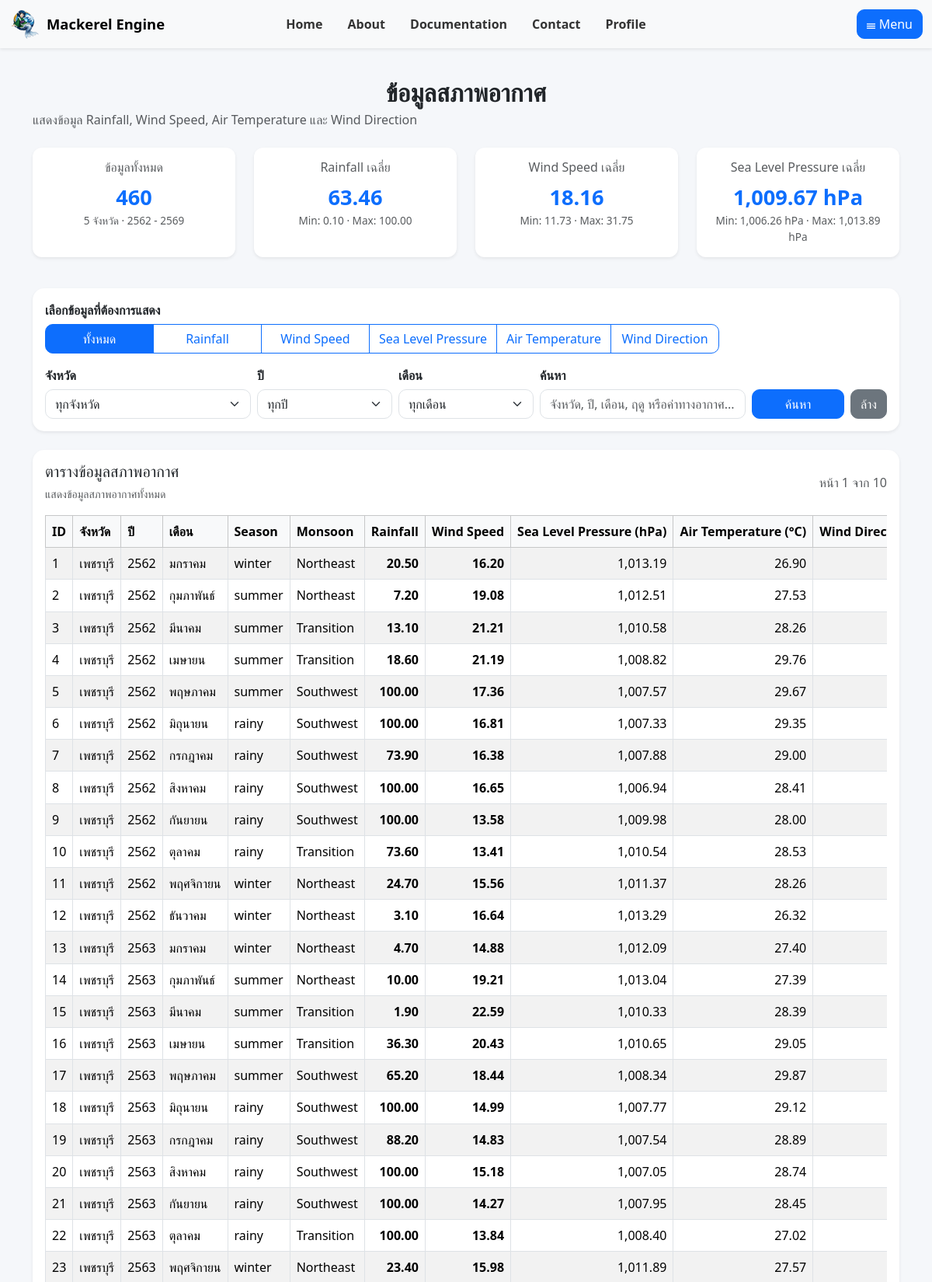
Page /frontend/weather.php (upper part) on the committed database.
### tables this page shows
CREATE TABLE `weather_data` (
  `id` int(5) NOT NULL,
  `station_id` int(5) NOT NULL,
  `rainfall` decimal(10,8) NOT NULL,
  `wind_speed` decimal(10,8) NOT NULL,
  `sea_level_pressure` decimal(12,8) NOT NULL,
  `air_temperature` decimal(5,2) NOT NULL,
  `wind_direction` decimal(6,2) NOT NULL,
  `monsoon` varchar(20) DEFAULT NULL,
  `season` varchar(50) NOT NULL,
  `year` int(5) NOT NULL,
  `month` int(5) NOT NULL,
  `status` int(1) NOT NULL DEFAULT 1
);

CREATE TABLE `station` (
  `id` int(5) NOT NULL,
  `station_name` varchar(50) NOT NULL,
  `latitude` decimal(10,2) NOT NULL,
  `longitude` decimal(11,2) NOT NULL,
  `depth` decimal(6,2) DEFAULT NULL,
  `type` int(5) NOT NULL,
  `status` int(1) NOT NULL DEFAULT 1
);

### frontend/weather.php (the view, shortened to what the rows shown need)
<?php
$db = new connect();
$rows = [];
$recordsPerPage = 50;
$metric = isset($_GET['metric']) ? trim($_GET['metric']) : 'both';
$currentPage = isset($_GET['page']) ? (int) $_GET['page'] : 1;
$offset = ($currentPage - 1) * $recordsPerPage;
$monthNames = [
    1 => 'มกราคม',
    2 => 'กุมภาพันธ์',
    3 => 'มีนาคม',
    4 => 'เมษายน',
    5 => 'พฤษภาคม',
    6 => 'มิถุนายน',
    7 => 'กรกฎาคม',
    8 => 'สิงหาคม',
    9 => 'กันยายน',
    10 => 'ตุลาคม',
    11 => 'พฤศจิกายน',
    12 => 'ธันวาคม'
];
try {
    $conn = $db->conn();
    $conn->setAttribute(PDO::ATTR_ERRMODE, PDO::ERRMODE_EXCEPTION);
    $where = ["wd.status = 1"];
    $whereSql = 'WHERE ' . implode(' AND ', $where);
    $dataSql = "
        SELECT
            wd.id,
            wd.station_id,
            s.station_name,
            wd.rainfall,
            wd.wind_speed,
            wd.sea_level_pressure,
            wd.air_temperature,
            wd.wind_direction,
            wd.monsoon,
            wd.season,
            wd.year,
            wd.month,
            wd.status
        FROM weather_data AS wd
        LEFT JOIN station AS s ON s.id = wd.station_id
        $whereSql
        ORDER BY wd.id ASC
        LIMIT :records_per_page
        OFFSET :record_offset
    ";
    $dataStatement = $conn->prepare($dataSql);
    $dataStatement->bindValue(
        ':records_per_page',
        $recordsPerPage,
        PDO::PARAM_INT
    );
    $dataStatement->bindValue(
        ':record_offset',
        $offset,
        PDO::PARAM_INT
    );
    $dataStatement->execute();
    $rows = $dataStatement->fetchAll(PDO::FETCH_ASSOC);
} catch (PDOException $exception) {
    $errorMessage = 'Database error: ' . $exception->getMessage();
} catch (Throwable $exception) {
    $errorMessage = 'System error: ' . $exception->getMessage();
}
?>
<!DOCTYPE html>
<html lang="th">
<head>
    <link
        href="https://cdn.jsdelivr.net/npm/bootstrap@5.3.3/dist/css/bootstrap.min.css"
        rel="stylesheet"
    >
    <link
        rel="stylesheet"
        href="../css/menu.css"
    >
    <link
        rel="stylesheet"
        href="../css/data.css"
    >
</head>
<body>
<div class="container page-container">
    <div class="mb-4">
        <h2 class="page-title mb-1">
            ข้อมูลสภาพอากาศ
        </h2>
    </div>
    <div class="card shadow-sm border-0">
        <div class="card-body">
            <div class="table-responsive">
                <table
                    class="table table-striped table-hover table-bordered align-middle weather-table"
                >
                    <thead class="table-light">
                        <tr>
                            <th>ID</th>
                            <th>จังหวัด</th>
                            <th>ปี</th>
                            <th>เดือน</th>
                            <th>Season</th>
                            <th>Monsoon</th>
                            <?php if (
                                $metric === 'both' ||
                                $metric === 'rainfall'
                            ): ?>
                                <th class="text-end">
                                    Rainfall
                                </th>
                            <?php endif; ?>
                            <?php if (
                                $metric === 'both' ||
                                $metric === 'wind_speed'
                            ): ?>
                                <th class="text-end">
                                    Wind Speed
                                </th>
                            <?php endif; ?>
                            <?php if ($metric === 'both' || $metric === 'sea_level_pressure'): ?>
                                <th class="text-end">Sea Level Pressure (hPa)</th>
                            <?php endif; ?>
                            <?php if ($metric === 'both' || $metric === 'air_temperature'): ?>
                                <th class="text-end">Air Temperature (°C)</th>
                            <?php endif; ?>
                            <?php if ($metric === 'both' || $metric === 'wind_direction'): ?>
                                <th class="text-end">Wind Direction (°)</th>
                            <?php endif; ?>
                        </tr>
                    </thead>
                    <tbody>
                    <?php if (!empty($rows)): ?>
                        <?php foreach ($rows as $row): ?>
                            <?php
                            $monthNumber = (int) $row['month'];
                            $monthName =
                                $monthNames[$monthNumber]
                                ?? (string) $monthNumber;
                            ?>
                            <tr>
                                <td>
                                    <?= (int) $row['id'] ?>
                                </td>
                                <td>
                                    <?= htmlspecialchars(
                                        $row['station_name'] ?? '-',
                                        ENT_QUOTES,
                                        'UTF-8'
                                    ) ?>
                                </td>
                                <td>
                                    <?= (int) $row['year'] ?>
                                </td>
                                <td>
                                    <?= htmlspecialchars(
                                        $monthName,
                                        ENT_QUOTES,
                                        'UTF-8'
                                    ) ?>
                                </td>
                                <td>
                                    <?= htmlspecialchars(
                                        $row['season'] ?? '-',
                                        ENT_QUOTES,
                                        'UTF-8'
                                    ) ?>
                                </td>
                                <td>
                                    <?= htmlspecialchars(
                                        $row['monsoon'] ?? '-',
                                        ENT_QUOTES,
                                        'UTF-8'
                                    ) ?>
                                </td>
                                <?php if (
                                    $metric === 'both' ||
                                    $metric === 'rainfall'
                                ): ?>
                                    <td class="text-end value-rainfall">
                                        <?= $row['rainfall'] !== null
                                            ? number_format(
                                                (float) $row['rainfall'],
                                                2
                                            )
                                            : '-' ?>
                                    </td>
                                <?php endif; ?>
                                <?php if (
                                    $metric === 'both' ||
                                    $metric === 'wind_speed'
                                ): ?>
                                    <td class="text-end value-wind">
                                        <?= $row['wind_speed'] !== null
                                            ? number_format(
                                                (float) $row['wind_speed'],
                                                2
                                            )
                                            : '-' ?>
                                    </td>
                                <?php endif; ?>
                                <?php if ($metric === 'both' || $metric === 'sea_level_pressure'): ?>
                                    <td class="text-end">
                                        <?= $row['sea_level_pressure'] !== null
                                            ? number_format((float) $row['sea_level_pressure'], 2)
                                            : '-' ?>
                                    </td>
                                <?php endif; ?>
                                <?php if ($metric === 'both' || $metric === 'air_temperature'): ?>
                                    <td class="text-end">
                                        <?= $row['air_temperature'] !== null ? number_format((float) $row['air_temperature'], 2) : '-' ?>
                                    </td>
                                <?php endif; ?>
                                <?php if ($metric === 'both' || $metric === 'wind_direction'): ?>
                                    <td class="text-end">
                                    </td>
                                <?php endif; ?>
                            </tr>
                        <?php endforeach; ?>
                    <?php endif; ?>
                    </tbody>
                </table>
            </div>
        </div>
    </div>
</div>
</body>
</html>

### rows in the picture
weather_data: id "1", station.station_name "เพชรบุรี", year "2562", month "มกราคม", season "winter", monsoon "Northeast", rainfall "20.50", wind_speed "16.20", sea_level_pressure "1,013.19", air_temperature "26.90"
weather_data: id "2", station.station_name "เพชรบุรี", year "2562", month "กุมภาพันธ์", season "summer", monsoon "Northeast", rainfall "7.20", wind_speed "19.08", sea_level_pressure "1,012.51", air_temperature "27.53"
weather_data: id "3", station.station_name "เพชรบุรี", year "2562", month "มีนาคม", season "summer", monsoon "Transition", rainfall "13.10", wind_speed "21.21", sea_level_pressure "1,010.58", air_temperature "28.26"
weather_data: id "4", station.station_name "เพชรบุรี", year "2562", month "เมษายน", season "summer", monsoon "Transition", rainfall "18.60", wind_speed "21.19", sea_level_pressure "1,008.82", air_temperature "29.76"
weather_data: id "5", station.station_name "เพชรบุรี", year "2562", month "พฤษภาคม", season "summer", monsoon "Southwest", rainfall "100.00", wind_speed "17.36", sea_level_pressure "1,007.57", air_temperature "29.67"
weather_data: id "6", station.station_name "เพชรบุรี", year "2562", month "มิถุนายน", season "rainy", monsoon "Southwest", rainfall "100.00", wind_speed "16.81", sea_level_pressure "1,007.33", air_temperature "29.35"
weather_data: id "7", station.station_name "เพชรบุรี", year "2562", month "กรกฎาคม", season "rainy", monsoon "Southwest", rainfall "73.90", wind_speed "16.38", sea_level_pressure "1,007.88", air_temperature "29.00"
weather_data: id "8", station.station_name "เพชรบุรี", year "2562", month "สิงหาคม", season "rainy", monsoon "Southwest", rainfall "100.00", wind_speed "16.65", sea_level_pressure "1,006.94", air_temperature "28.41"
weather_data: id "9", station.station_name "เพชรบุรี", year "2562", month "กันยายน", season "rainy", monsoon "Southwest", rainfall "100.00", wind_speed "13.58", sea_level_pressure "1,009.98", air_temperature "28.00"
weather_data: id "10", station.station_name "เพชรบุรี", year "2562", month "ตุลาคม", season "rainy", monsoon "Transition", rainfall "73.60", wind_speed "13.41", sea_level_pressure "1,010.54", air_temperature "28.53"
weather_data: id "11", station.station_name "เพชรบุรี", year "2562", month "พฤศจิกายน", season "winter", monsoon "Northeast", rainfall "24.70", wind_speed "15.56", sea_level_pressure "1,011.37", air_temperature "28.26"
weather_data: id "12", station.station_name "เพชรบุรี", year "2562", month "ธันวาคม", season "winter", monsoon "Northeast", rainfall "3.10", wind_speed "16.64", sea_level_pressure "1,013.29", air_temperature "26.32"
weather_data: id "13", station.station_name "เพชรบุรี", year "2563", month "มกราคม", season "winter", monsoon "Northeast", rainfall "4.70", wind_speed "14.88", sea_level_pressure "1,012.09", air_temperature "27.40"
weather_data: id "14", station.station_name "เพชรบุรี", year "2563", month "กุมภาพันธ์", season "summer", monsoon "Northeast", rainfall "10.00", wind_speed "19.21", sea_level_pressure "1,013.04", air_temperature "27.39"
weather_data: id "15", station.station_name "เพชรบุรี", year "2563", month "มีนาคม", season "summer", monsoon "Transition", rainfall "1.90", wind_speed "22.59", sea_level_pressure "1,010.33", air_temperature "28.39"
weather_data: id "16", station.station_name "เพชรบุรี", year "2563", month "เมษายน", season "summer", monsoon "Transition", rainfall "36.30", wind_speed "20.43", sea_level_pressure "1,010.65", air_temperature "29.05"
weather_data: id "17", station.station_name "เพชรบุรี", year "2563", month "พฤษภาคม", season "summer", monsoon "Southwest", rainfall "65.20", wind_speed "18.44", sea_level_pressure "1,008.34", air_temperature "29.87"
weather_data: id "18", station.station_name "เพชรบุรี", year "2563", month "มิถุนายน", season "rainy", monsoon "Southwest", rainfall "100.00", wind_speed "14.99", sea_level_pressure "1,007.77", air_temperature "29.12"
weather_data: id "19", station.station_name "เพชรบุรี", year "2563", month "กรกฎาคม", season "rainy", monsoon "Southwest", rainfall "88.20", wind_speed "14.83", sea_level_pressure "1,007.54", air_temperature "28.89"
weather_data: id "20", station.station_name "เพชรบุรี", year "2563", month "สิงหาคม", season "rainy", monsoon "Southwest", rainfall "100.00", wind_speed "15.18", sea_level_pressure "1,007.05", air_temperature "28.74"
weather_data: id "21", station.station_name "เพชรบุรี", year "2563", month "กันยายน", season "rainy", monsoon "Southwest", rainfall "100.00", wind_speed "14.27", sea_level_pressure "1,007.95", air_temperature "28.45"
weather_data: id "22", station.station_name "เพชรบุรี", year "2563", month "ตุลาคม", season "rainy", monsoon "Transition", rainfall "100.00", wind_speed "13.84", sea_level_pressure "1,008.40", air_temperature "27.02"
weather_data: id "23", station.station_name "เพชรบุรี", year "2563", month "พฤศจิกายน", season "winter", monsoon "Northeast", rainfall "23.40", wind_speed "15.98", sea_level_pressure "1,011.89", air_temperature "27.57"

### other values in the picture
$totalRecords "460"
$totalStations "5"
$minimumYear "2562"
$maximumYear "2569"
$avgRainfall "63.46"
$minRainfall "0.10"
$maxRainfall "100.00"
$avgWind "18.16"
$minWind "11.73"
$maxWind "31.75"
$avgSeaLevelPressure "1,009.67"
$minSeaLevelPressure "1,006.26"
$maxSeaLevelPressure "1,013.89"
$currentPage "1"
$totalPages "10"
